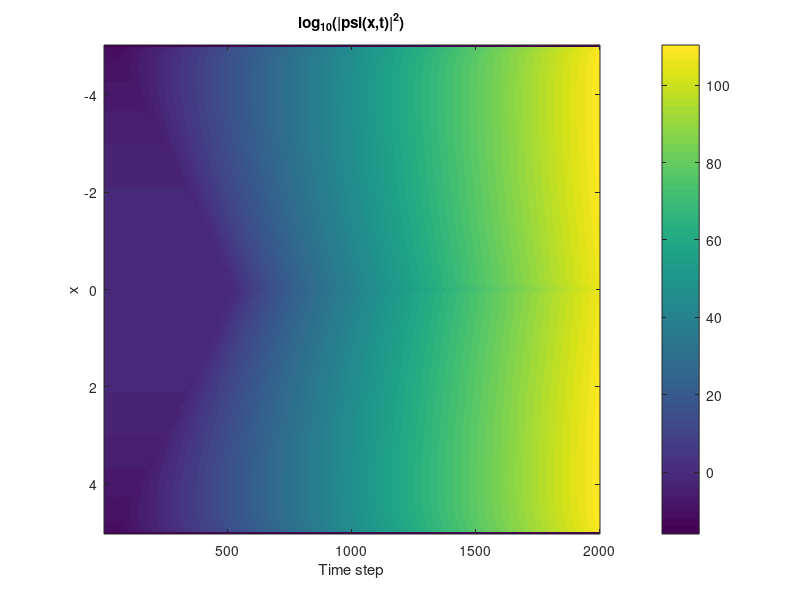

MATLAB code to generate this figure:
%% Progrm to solve for particle in a breathing potential
%
% Author: Sahil Raj
% Assignment 9 Problem 4

clc; clear all; close all;

% PARAMTERS
Nx = 200;             % Number of spatial points
xmax = 5; xmin = -5;  % Spatial domain
dx = (xmax - xmin)/(Nx-1);
x = linspace(xmin, xmax, Nx)';

T = 1;                % Oscillation period of the potential
dt = 0.0005;          % Time step (must be small for stability)
Nt = 2000;            % Number of time steps

%% Initial wavefunction: ground state of harmonic oscillator (k=1)
psi = (1/pi)^(1/4) * exp(-0.5*x.^2);

%% Preallocate for visualization (optional)
psi_record = zeros(Nx, Nt);

%% Time evolution
for n = 1:Nt
    t = n*dt;

    % Time-dependent spring constant
    k_t = cos(2*pi*t/T)^2;

    % Potential
    V = 0.5 * k_t * x.^2;

    % Second derivative (Laplacian)
    d2psi = zeros(size(psi));
    d2psi(2:end-1) = (psi(3:end) - 2*psi(2:end-1) + psi(1:end-2)) / dx^2;

    % TDSE update (explicit Euler-like)
    psi_new = psi - 1i*dt*(-0.5*d2psi + V.*psi);

    % Boundary conditions
    psi_new(1) = 0;
    psi_new(end) = 0;

    % Update wavefunction
    psi = psi_new;

    % Store for visualization
    psi_record(:, n) = psi;
end

%% Visualization: |psi(x,t)|^2 as a heatmap
imagesc(1:Nt, x, log10(abs(psi_record).^2 + 1e-16)); % add small number to avoid log(0)
xlabel('Time step'); ylabel('x'); title('log_{10}(|psi(x,t)|^2)');
colorbar;
